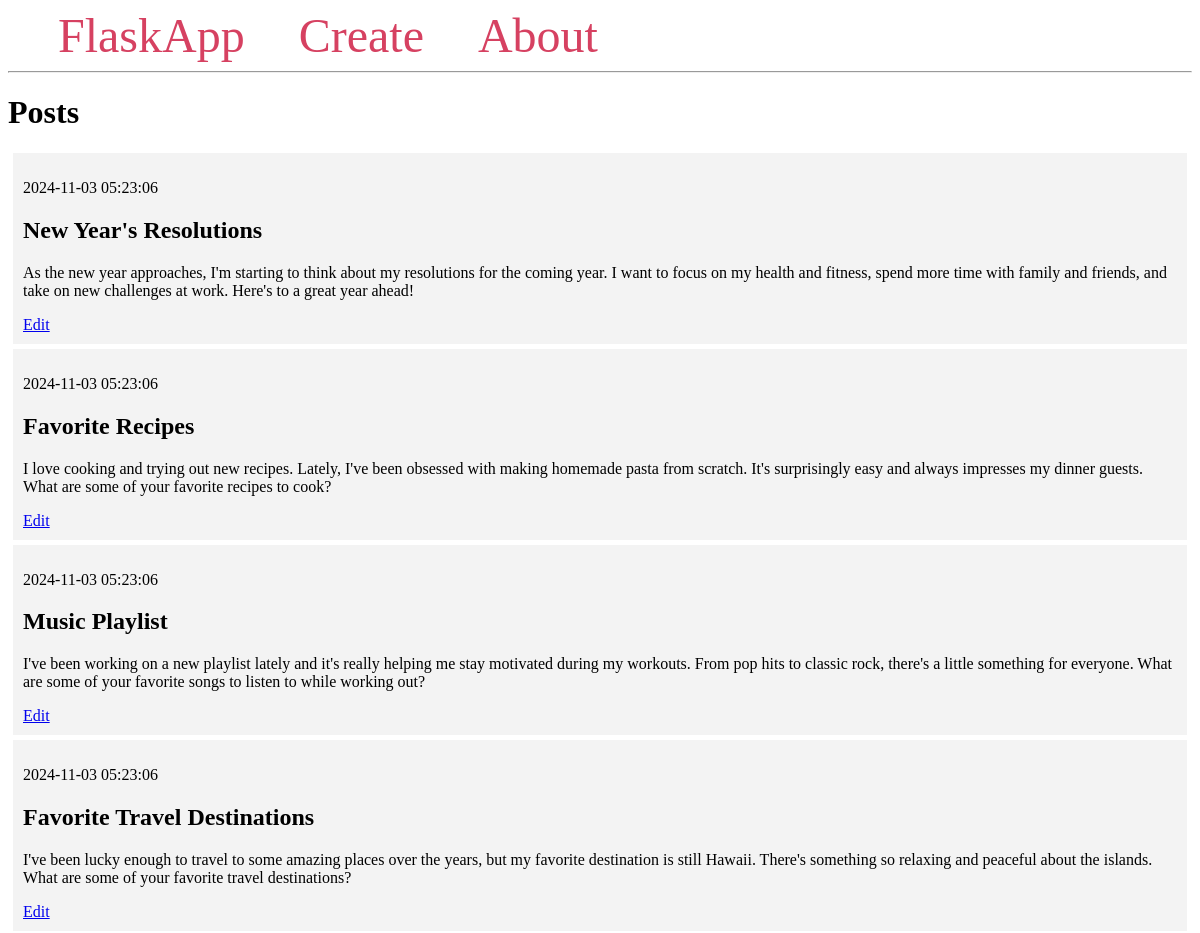
Before: / (upper part) with the older database file.
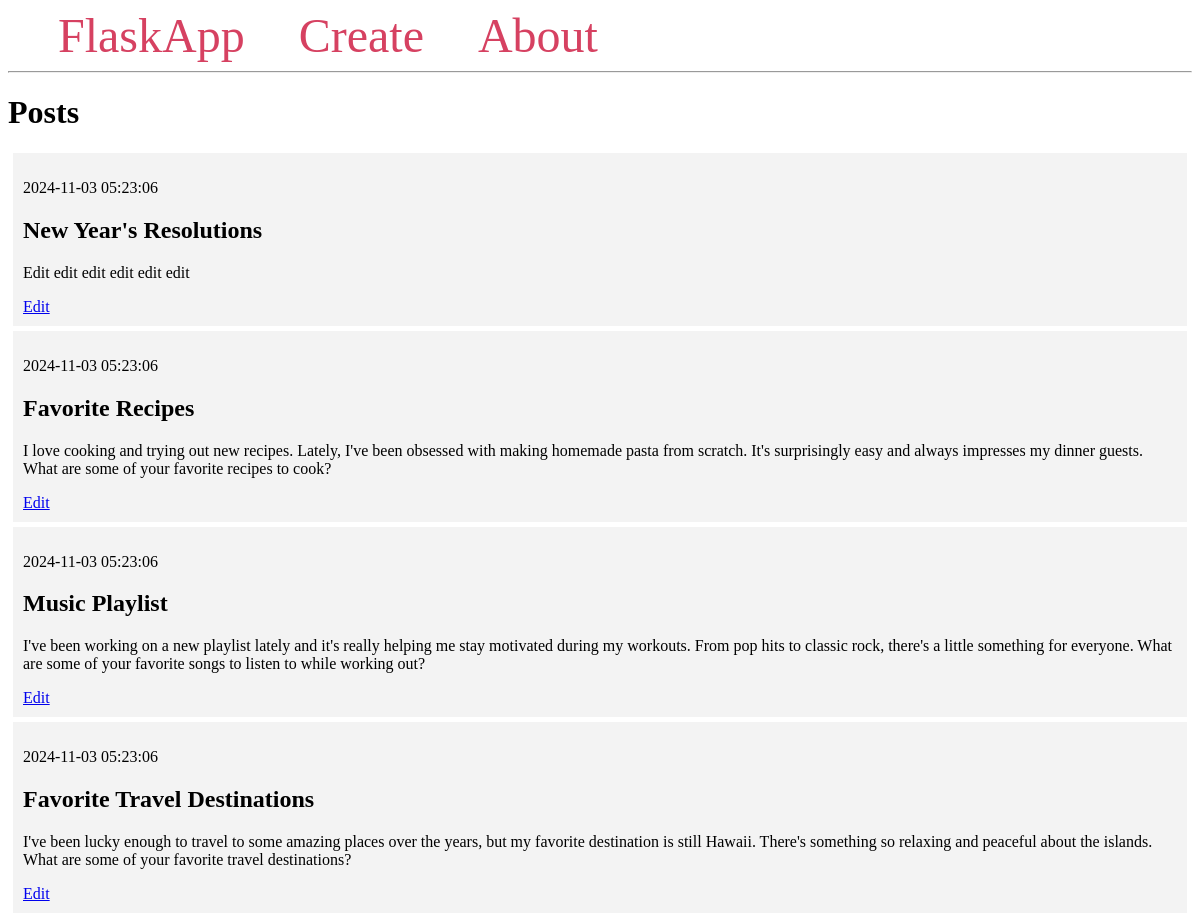
After: the same page with the newer database file.
### tables this page shows
CREATE TABLE posts (
    id INTEGER PRIMARY KEY AUTOINCREMENT,
    created TIMESTAMP NOT NULL DEFAULT CURRENT_TIMESTAMP,
    title TEXT NOT NULL,
    content TEXT NOT NULL
);

### app.py (the view)
@app.route('/')
def index():
    conn = get_db_connection()
    posts = conn.execute('SELECT * FROM posts').fetchall()
    conn.close()
    return render_template('index.html', posts=posts)

### app.py (called while the page is built)
def get_db_connection():
    conn = sqlite3.connect('database.db')
    conn.row_factory = sqlite3.Row
    return conn

### templates/index.html
{% extends 'base.html' %}
{% block content %}
    <h1>{% block title %} Posts {% endblock %}</h1>
    {% for post in posts %}
        <div class='post'>
            <p>{{ post['created'] }}</p>
            <h2>{{ post['title'] }}</h2>
            <p>{{ post['content'] }}</p>
            <a href="{{ url_for('edit', id=post['id']) }}">Edit</a>
        </div>
    {% endfor %}
{% endblock %}

### templates/base.html (shortened to what this page needs)
<!DOCTYPE html>
<html lang="en">
<head>
</head>
<body>
    <nav>
        <a href="{{ url_for('index') }}">FlaskApp</a>
        <a href="{{ url_for('create') }}">Create</a>
        <a href="#">About</a>
    </nav>
    <hr>
    <div class="content">
        {% block content %} {% endblock %}
    </div>
</body>
</html>

### templates/base.html (style rules this page uses)
.post { padding: 10px; margin: 5px; background-color: #f3f3f3 }
nav a { color: #d64161; font-size: 3em; margin-left: 50px; text-decoration: none; }

Changed rows visible on the page:
changed posts "New Year's Resolutions": content "As the new year approaches, I'm starting to think about my resolutions for the coming year. I want to focus on my health and fitness, spend more time with family and friends, and take on new challenges at work. Here's to a great year ahead!" → "Edit edit edit edit edit edit"
